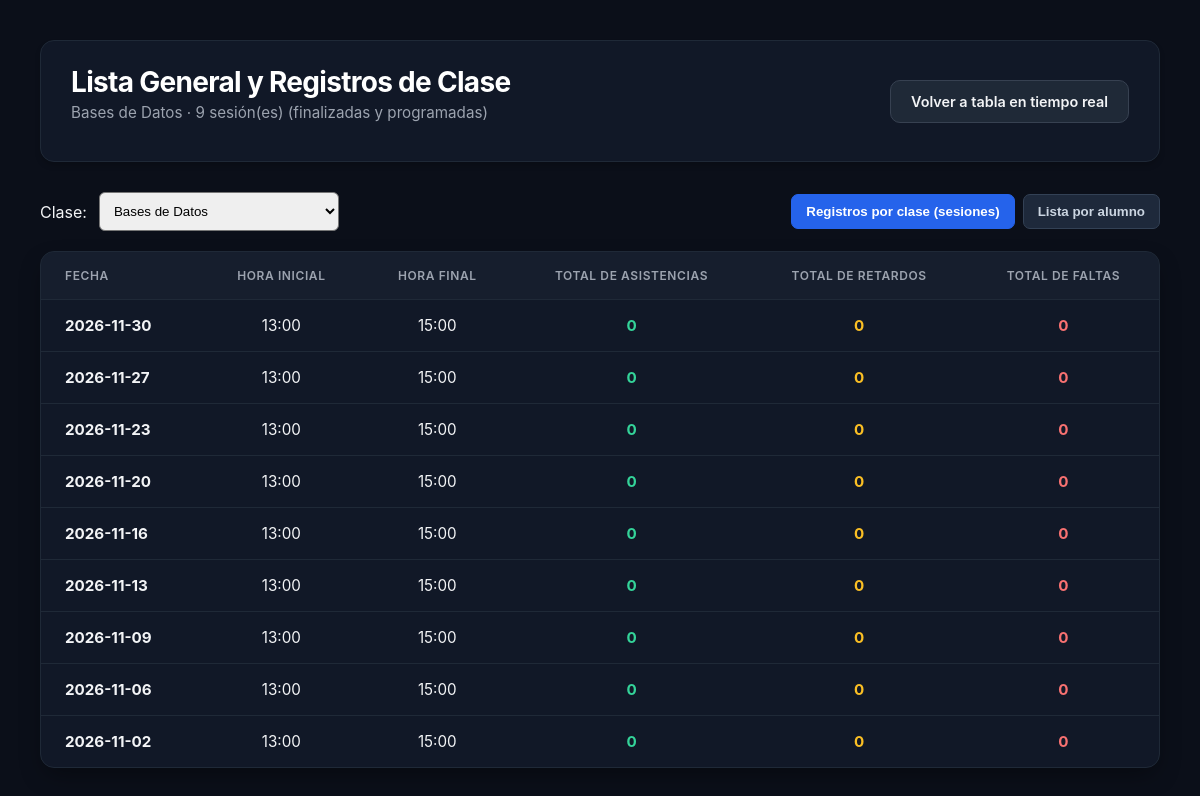
Before: /lista-general with the older database file.
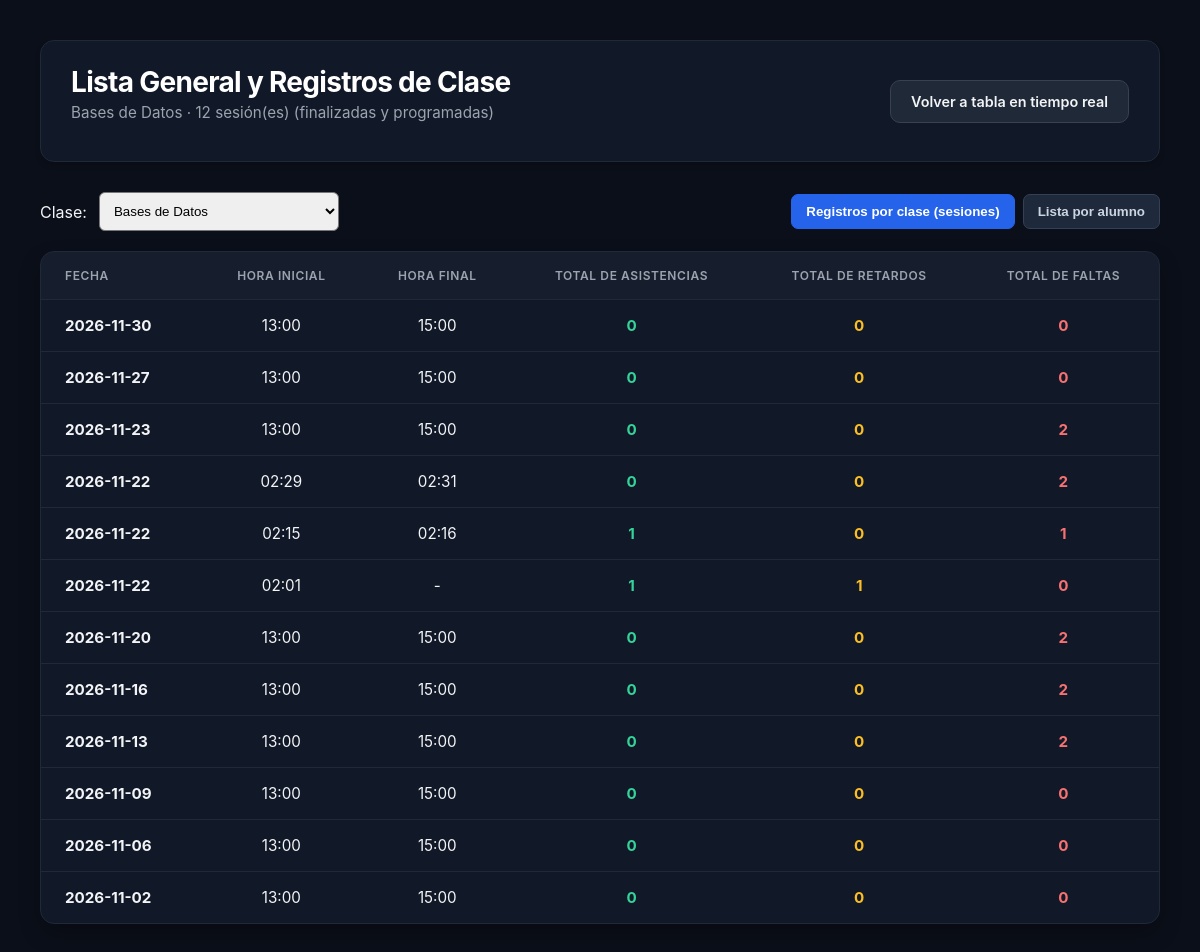
After: the same page with the newer database file.
### tables this page shows
CREATE TABLE clases (
    id_clase INTEGER PRIMARY KEY AUTOINCREMENT,
    nombre TEXT NOT NULL,
    descripcion TEXT,
    activo INTEGER NOT NULL DEFAULT 1
        CHECK (activo IN (0, 1))
);

CREATE TABLE sesiones (
    id_sesion INTEGER PRIMARY KEY AUTOINCREMENT,
    id_clase INTEGER NOT NULL,
    fecha TEXT NOT NULL,
    hora_inicio TEXT,
    hora_fin TEXT,
    estado TEXT NOT NULL DEFAULT 'programada'
        CHECK (estado IN (
            'programada',
            'activa',
            'finalizada',
            'cancelada'
        )),

    FOREIGN KEY (id_clase)
        REFERENCES clases(id_clase)
);

### app.py (the view)
@app.route('/lista-general')
def vista_lista_general():
    clases = database.obtener_clases(solo_activas=True)
    id_clase = request.args.get('clase', type=int)
    clase = next((c for c in clases if c['id_clase'] == id_clase), None)
    if clase is None and clases:
        clase = clases[0]
    alumnos = database.obtener_lista_general(clase['id_clase']) if clase else []
    sesiones_historial = database.obtener_historial_sesiones_clase(clase['id_clase']) if clase else []
    total_sesiones = (
        database.contar_sesiones_finalizadas_y_programadas(clase['id_clase'])
        if clase else 0
    )
    return render_template(
        'lista_general.html',
        clases=clases,
        clase=clase,
        alumnos=alumnos,
        total_sesiones=total_sesiones,
        sesiones_historial=sesiones_historial
    )

### database.py (called while the page is built)
@contextmanager
def conectar():
    conn = sqlite3.connect(DB_NAME) # Establece la conexion
    conn.row_factory = sqlite3.Row # Row permite acceder a los datos por nombre de la columna, como si fuera una diccionario
    conn.execute("PRAGMA foreign_keys = ON")
    try:
      yield conn # Entrega la conxion para usar el with, pausa la funcion mientras se hacen las consultas
      conn.commit() # Si no hay errores guarda los cambios
    except Exception:
      conn.rollback() # Revierte los cambios en caso de error
      raise # Informa del error al programa principal
    finally:
      conn.close() # Cierra la DB

def obtener_clases(solo_activas=False):
    consulta = """SELECT id_clase, nombre, descripcion, activo FROM clases"""
    if solo_activas:
        consulta += " WHERE activo = 1"
    consulta += " ORDER BY nombre"
    with conectar() as conn:
        filas = conn.execute(consulta).fetchall()
        return [dict(fila) for fila in filas]

def calcular_porcentaje(asistencias, retardos, faltas):
    total = asistencias + retardos + faltas
    return round(asistencias / total * 100, 2) if total else 0

def obtener_historial_sesiones_clase(id_clase):
    with conectar() as conn:
        filas = conn.execute(f"""
            SELECT
                s.id_sesion,
                s.fecha,
                s.hora_inicio,
                COALESCE(s.hora_fin, '-') AS hora_fin,
                s.estado,
                {CONTEO_ESTADOS}
            FROM sesiones AS s
            LEFT JOIN registros AS r ON r.id_sesion = s.id_sesion
            WHERE s.id_clase = ?
            GROUP BY s.id_sesion
            ORDER BY s.fecha DESC, s.hora_inicio DESC
        """, (id_clase,)).fetchall()
        return [dict(f) for f in filas]

def contar_sesiones_finalizadas_y_programadas(id_clase):
    with conectar() as conn:
        fila = conn.execute("""
            SELECT COUNT(*) AS total
            FROM sesiones
            WHERE id_clase = ? AND estado IN ('finalizada', 'programada')
        """, (id_clase,)).fetchone()
        return fila["total"]

### templates/lista_general.html (shortened to what this page needs)
<!DOCTYPE html>
<html lang="es">
<head>
    <link rel="stylesheet" href="{{ url_for('static', filename='style_laptop.css') }}">
</head>
<body>
    <div class="container">
        <div class="header-dash">
            <div>
                <h1 class="titulo_principal">Lista General y Registros de Clase</h1>
                <p class="subtext">
                    {% if clase %}
                        {{ clase.nombre }} · {{ total_sesiones }} sesión(es) (finalizadas y programadas)
                    {% else %}
                        Historial acumulado por clase
                    {% endif %}
                </p>
            </div>
            <a href="/" class="btn-secondary">Volver a tabla en tiempo real</a>
        </div>
        <div class="barra-controles">
            {% if clases %}
            <form class="filtro-clase" method="get" action="/lista-general">
                <label for="clase">Clase:</label>
                <select id="clase" name="clase" onchange="this.form.submit()">
                    {% for c in clases %}
                    <option value="{{ c.id_clase }}" {% if clase and c.id_clase == clase.id_clase %}selected{% endif %}>
                        {{ c.nombre }}
                    </option>
                    {% endfor %}
                </select>
            </form>
            {% endif %}
            <div class="tabs-vista">
                <button type="button" id="tab-sesiones" class="tab-btn activa" onclick="cambiarVista('sesiones')">
                    Registros por clase (sesiones)
                </button>
                <button type="button" id="tab-alumnos" class="tab-btn" onclick="cambiarVista('alumnos')">
                    Lista por alumno
                </button>
            </div>
        </div>
        <div id="vista-sesiones" class="table-container">
            <table>
                <thead>
                    <tr>
                        <th>Fecha</th>
                        <th class="centrado">Hora inicial</th>
                        <th class="centrado">Hora final</th>
                        <th class="centrado">Total de asistencias</th>
                        <th class="centrado">Total de retardos</th>
                        <th class="centrado">Total de faltas</th>
                    </tr>
                </thead>
                <tbody>
                    {% for s in sesiones_historial %}
                    <tr>
                        <td><strong>{{ s.fecha }}</strong></td>
                        <td class="centrado">{{ s.hora_inicio }}</td>
                        <td class="centrado">{{ s.hora_fin }}</td>
                        <td class="centrado" style="color: #34d399; font-weight: bold;">{{ s.asistencias }}</td>
                        <td class="centrado" style="color: #fbbf24; font-weight: bold;">{{ s.retardos }}</td>
                        <td class="centrado" style="color: #f87171; font-weight: bold;">{{ s.faltas }}</td>
                    </tr>
                    {% endfor %}
                </tbody>
            </table>
        </div>
    </div>
</body>
</html>

### static/style_laptop.css (style rules this page uses)
:root { --bg-main: #0b0f19; --bg-card: #111827; --border-color: #1f2937; --text-main: #f3f4f6; --text-muted: #9ca3af; --accent-blue: #3b82f6; --accent-blue-hover: #2563eb; }
body { font-family: 'Inter', -apple-system, BlinkMacSystemFont, "Segoe UI", Roboto, sans-serif; background-color: var(--bg-main); color: var(--text-main); margin: 0; padding: 40px; }
.container { max-width: 1200px; margin: 0 auto; }
.header-dash { display: flex; justify-content: space-between; align-items: center; margin-bottom: 30px; background: var(--bg-card); padding: 24px 30px; border-radius: 14px; border: 1px solid var(--border-color); box-shadow: 0 4px 6px -1px rgba(0, 0, 0, 0.2); }
.titulo_principal { font-size: 1.75rem; font-weight: 700; color: #ffffff; margin: 0; letter-spacing: -0.025em; }
.subtext { color: var(--text-muted); font-size: 0.95rem; margin-top: 4px; }
.btn-secondary { background-color: #1f2937; color: var(--text-main); border: 1px solid #374151; padding: 12px 20px; border-radius: 10px; font-weight: 600; font-size: 0.9rem; cursor: pointer; text-decoration: none; display: inline-flex; align-items: center; gap: 8px; transition: background-color 0.2s; }
.table-container { background: var(--bg-card); border-radius: 14px; border: 1px solid var(--border-color); overflow: hidden; box-shadow: 0 10px 25px -5px rgba(0, 0, 0, 0.4); }
table { width: 100%; border-collapse: collapse; text-align: left; }
th, td { padding: 16px 24px; border-bottom: 1px solid var(--border-color); }
th { background-color: rgba(31, 41, 55, 0.4); color: var(--text-muted); font-weight: 600; font-size: 0.75rem; text-transform: uppercase; letter-spacing: 0.05em; }
tr:last-child td { border-bottom: none; }
td { font-size: 0.95rem; color: var(--text-main); }

### templates/lista_general.html (style rules this page uses)
.barra-controles { display: flex; align-items: center; justify-content: space-between; gap: 16px; flex-wrap: wrap; margin-bottom: 20px; }
.filtro-clase { display: flex; align-items: center; gap: 12px; flex-wrap: wrap; }
.filtro-clase select { padding: 10px; border-radius: 6px; min-width: 240px; }
.tabs-vista { display: flex; gap: 8px; }
.tab-btn { padding: 9px 14px; border-radius: 7px; border: 1px solid #334155; background: #1e293b; color: #cbd5e1; font-weight: 600; cursor: pointer; }
.tab-btn.activa { background: #2563eb; border-color: #2563eb; color: #ffffff; }
.centrado { text-align: center; }

Changed rows visible on the page:
changed sesiones (number 3 of 12 on the later page): faltas "0" → "2"
added sesiones: fecha "2026-11-22", hora_inicio "02:29", hora_fin "02:31", asistencias "0", retardos "0", faltas "2"
added sesiones: fecha "2026-11-22", hora_inicio "02:15", hora_fin "02:16", asistencias "1", retardos "0", faltas "1"
added sesiones: fecha "2026-11-22", hora_inicio "02:01", hora_fin "-", asistencias "1", retardos "1", faltas "0"
changed sesiones (number 7 of 12 on the later page): faltas "0" → "2"
changed sesiones (number 8 of 12 on the later page): faltas "0" → "2"
changed sesiones (number 9 of 12 on the later page): faltas "0" → "2"
Other visible differences:
{{ total_sesiones }}: "9" → "12"
